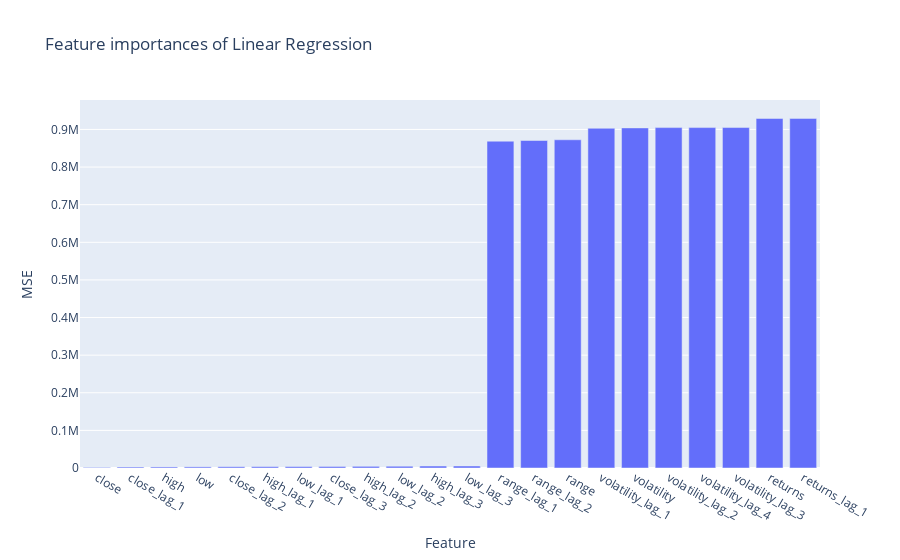
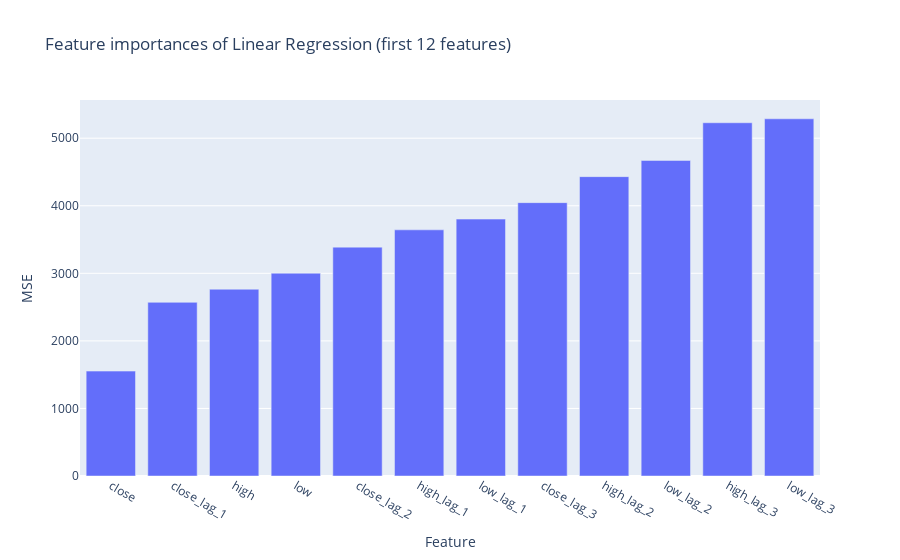

The code cell stored with these charts, in order, in its notebook:
### Markdown cell above
### LR

### Code cell
plot_feature_importances(feature_importances_lr, 'Feature importances of Linear Regression')

# plot first 12 features only of lr
plot_feature_importances(feature_importances_lr[:12], 'Feature importances of Linear Regression (first 12 features)')

### Figure 1 — Plotly figure (JSON) as saved in the notebook; plotly's stock layout.template omitted (floating-point values rounded to 4 significant figures)
{"data": [{"type": "bar", "x": ["close", "close_lag_1", "high", "low", "close_lag_2", "high_lag_1", "low_lag_1", "close_lag_3", "high_lag_2", "low_lag_2", "high_lag_3", "low_lag_3", "range_lag_1", "range_lag_2", "range", "volatility_lag_1", "volatility", "volatility_lag_2", "volatility_lag_4", "volatility_lag_3", "returns", "returns_lag_1"], "y": [1553.0, 2570.0, 2765.0, 3002.0, 3388.0, 3643.0, 3803.0, 4046.0, 4431.0, 4671.0, 5228.0, 5287.0, 868800.0, 870600.0, 872500.0, 903100.0, 904100.0, 904900.0, 904900.0, 905000.0, 929200.0, 929400.0]}], "layout": {"title": {"text": "Feature importances of Linear Regression"}, "xaxis": {"title": {"text": "Feature"}}, "yaxis": {"title": {"text": "MSE"}}}}

### Figure 2 — Plotly figure (JSON) as saved in the notebook; plotly's stock layout.template omitted (floating-point values rounded to 4 significant figures)
{"data": [{"type": "bar", "x": ["close", "close_lag_1", "high", "low", "close_lag_2", "high_lag_1", "low_lag_1", "close_lag_3", "high_lag_2", "low_lag_2", "high_lag_3", "low_lag_3"], "y": [1553.0, 2570.0, 2765.0, 3002.0, 3388.0, 3643.0, 3803.0, 4046.0, 4431.0, 4671.0, 5228.0, 5287.0]}], "layout": {"title": {"text": "Feature importances of Linear Regression (first 12 features)"}, "xaxis": {"title": {"text": "Feature"}}, "yaxis": {"title": {"text": "MSE"}}}}
